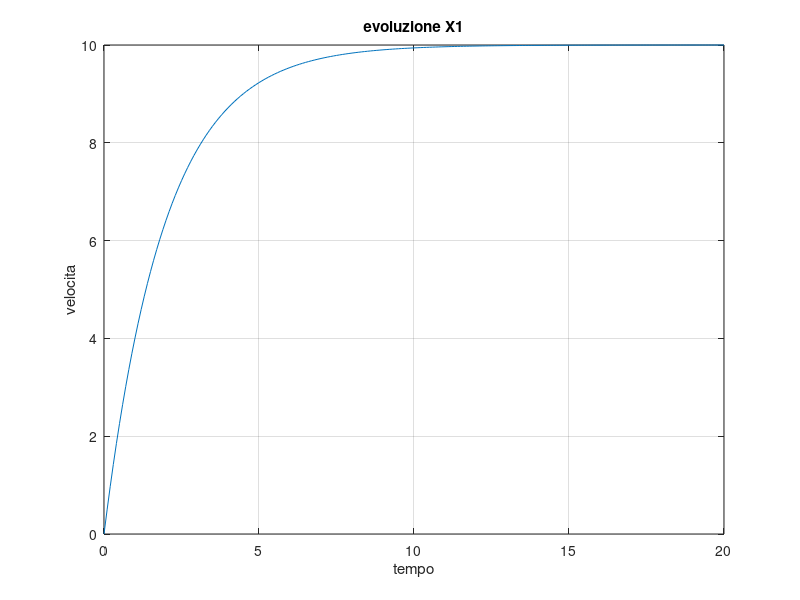
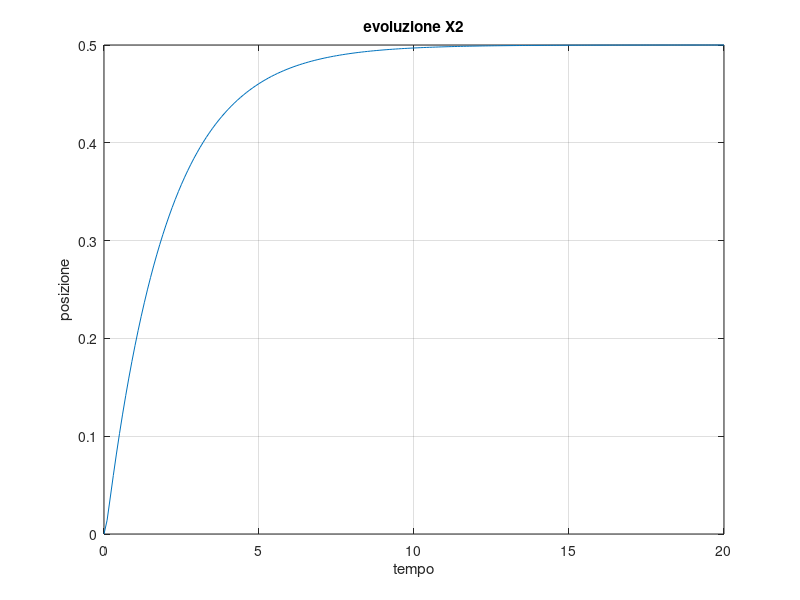
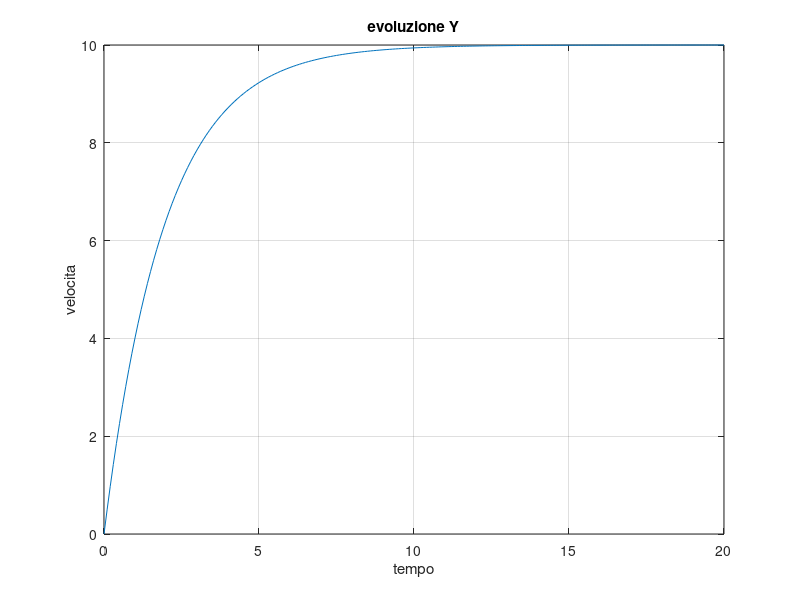

Reproduce these figures in MATLAB, in order.
%lab01

clear all;
close all;
%u = [F]  x=[x1,x2]T = [v,pa]T  y=[v]

es=menu('simulazione della risposta del sistema',...
        'caso A: beta=0.1 Ns/m, K=2N/m, x(t=0)=[0,0], F(t)=1',...
        'caso B: beta=0.01 Ns/m, K=2N/m, x(t=0)=[0,0], F(t)=1',...
        'caso C: beta=10 Ns/m, K=20N/m, x(t=0)=[0,0], F(t)=1',...
        'caso D: beta=0.1 Ns/m, K=2N/m, x(t=0)=[0,0.2], F(t)=1');
switch es,
    case 1, beta=0.1; k=2; x0=[0;0]; w0=0; 
    case 2, beta=0.01; k=2; x0=[0;0]; w0=0;
    case 3, beta=10; k=20; x0=[0;0]; w0=0;
    case 4, beta=0.1; k=2; x0=[0;0.2]; w0=0;
end
es=menu('selezionare ingresso',...
        'caso 1: ingresso unitario i0=1 A, w0 = 0 rad/s',...
        'caso 2: ingresso sinusoidale i0=1 A, w0 = 4 rad/s');
switch es,
    case 1, i0 = 1; w0 = 0;
    case 2, i0 = 1; w0 = 4;
end

%parametri globali per tutti gli esercizi
M=0.2;
F0=1;
tmax = 20;

%costruzione delle matrici A,B,C,D
A = [0,-k/M;1,-k/beta];
B = [1/M;0];
C = [1,0];
D = 0;

SYS = ss(A,B,C,D);

%calcolo numerico dell'evouluzione degli stati

t=0:0.1:tmax;
u = F0*cos(w0*t);

[Y,T,X] = lsim(SYS,u,t,x0);

%plottiamo l'evoluzione del sistema

figure(1),plot(T,X(:,1)),grid on, zoom on, title('evoluzione X1'),
xlabel('tempo'),ylabel('velocita')
figure(2),plot(T,X(:,2)),grid on, zoom on, title('evoluzione X2'),
xlabel('tempo'),ylabel('posizione')
figure(3),plot(T,Y),grid on, zoom on, title('evoluzione Y'),
xlabel('tempo'),ylabel('velocita')

%PARTE #2
%calcolare la funzione di trasferimento del sistema appena considerato

[NUM,DEN] = ss2tf(A,B,C,D,1);

G=tf(SYS)

%PARTE #3
%si calcolino analiticamente per condizioni iniziali nille, le risposte dei
%sistemi dinamici precedenti considerati ai seguenti ingressi:
% u(t) = u0 * eps(t) ==> gradino di ampiezza u0
% u(t) = t * eps(t) ==> rampa unitaria 
% u(t) = u0 * cos(4t) * eps(t) ==> coseno di ampiezza u0 e di pulsazione 4

s=tf('s');

ingresso = menu('scelta dell ingresso:',...
                'caso 1: u(t) = u0 * eps(t)',...
                'caso 2: u(t) = t * eps(t)',...
                'caso 3: u(t) = u0 * cos(4t) * eps(t)');
           
switch ingresso,
    case 1, U=1/s;
    case 2, U=1/s^2;
    case 3, U=s/(s^2+4^2);
end

Y=G*U

[NUM,DEN] = tfdata(Y,'v');

[Residui,Poli,Resto] = residue(NUM,DEN)

